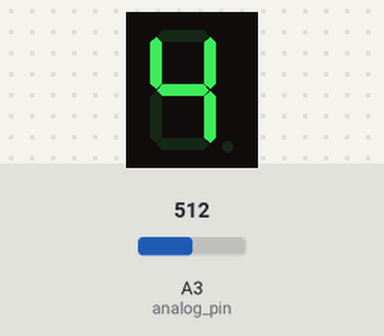
Bench run of a sketch on a simulated Arduino Uno, built with avr-gcc and run on an emulated ATmega328P. On the bench: 1-digit seven-segment display. Wiring (inferred from the names in the program): 1-digit 7-segment display, segments lit when HIGH: segments pin 6, pin 5, pin 4, pin 3, pin 2, pin 7, pin 8. The test bench sets the inputs (shaded band); at power-on: A3 (analog_pin) = 512. The segment pins are drawn as the display they are named for.

Above: at 1.2 s.
1.3 s: A3 (analog_pin) set to 716
At 1.6 s:
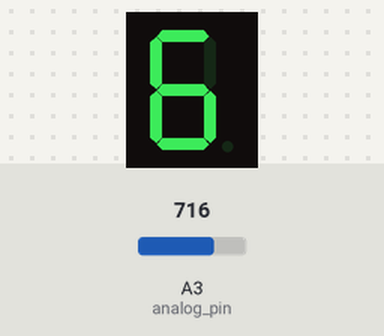
2.8 s: A3 (analog_pin) set to 900
At 4.0 s:
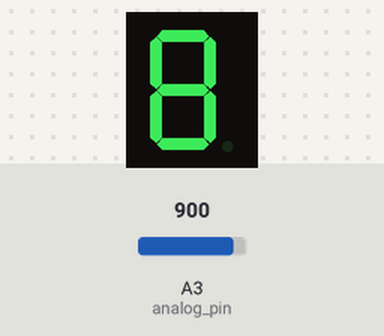
4.3 s: A3 (analog_pin) set to 1023
At 5.1 s:
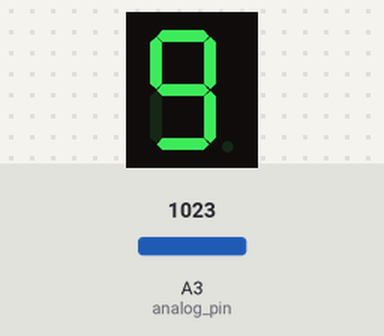
Timing chart, 0 to 7.3 s (numbered marks = the images above; inputs shaded):
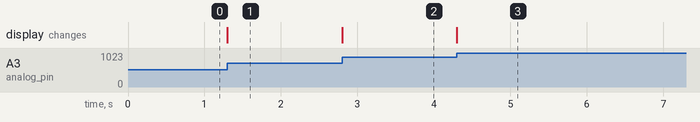

Measured:
- after the input at 1.3 s, the display: changes at once (image 1)
- after the input at 2.8 s, the display: changes at once (image 2)
- after the input at 4.3 s, the display: changes at once (image 3)

The sketch:

Analog_Segment.ino
```cpp
const int analog_pin = A3;
const int a_pin = 6, b_pin = 5, c_pin = 4, d_pin = 3, e_pin = 2, f_pin = 7, g_pin = 8;

int value = 0, old_value = -1;

void setup() {
    pinMode(a_pin, OUTPUT);
    pinMode(b_pin, OUTPUT);
    pinMode(c_pin, OUTPUT);
    pinMode(d_pin, OUTPUT);
    pinMode(e_pin, OUTPUT);
    pinMode(f_pin, OUTPUT);
    pinMode(g_pin, OUTPUT);
}


void clearSegment()
{
    digitalWrite(a_pin, LOW);
    digitalWrite(b_pin, LOW);
    digitalWrite(c_pin, LOW);
    digitalWrite(d_pin, LOW);
    digitalWrite(e_pin, LOW);
    digitalWrite(f_pin, LOW);
    digitalWrite(g_pin, LOW);
}

void zeroSegment()
{
    digitalWrite(a_pin, HIGH);
    digitalWrite(b_pin, HIGH);
    digitalWrite(c_pin, HIGH);
    digitalWrite(d_pin, HIGH);
    digitalWrite(e_pin, HIGH);
    digitalWrite(f_pin, HIGH);
}

void oneSegment()
{
    digitalWrite(b_pin, HIGH);
    digitalWrite(c_pin, HIGH);
}

void twoSegment()
{
    digitalWrite(a_pin, HIGH);
    digitalWrite(b_pin, HIGH);
    digitalWrite(g_pin, HIGH);
    digitalWrite(e_pin, HIGH);
    digitalWrite(d_pin, HIGH);
}

void threeSegment()
{
    digitalWrite(a_pin, HIGH);
    digitalWrite(b_pin, HIGH);
    digitalWrite(g_pin, HIGH);
    digitalWrite(c_pin, HIGH);
    digitalWrite(d_pin, HIGH);
}

void fourSegment()
{
    digitalWrite(f_pin, HIGH);
    digitalWrite(g_pin, HIGH);
    digitalWrite(b_pin, HIGH);
    digitalWrite(c_pin, HIGH);
}

void fiveSegment()
{
    digitalWrite(a_pin, HIGH);
    digitalWrite(f_pin, HIGH);
    digitalWrite(g_pin, HIGH);
    digitalWrite(c_pin, HIGH);
    digitalWrite(d_pin, HIGH);
}

void sixSegment()
{
    digitalWrite(a_pin, HIGH);
    digitalWrite(f_pin, HIGH);
    digitalWrite(g_pin, HIGH);
    digitalWrite(c_pin, HIGH);
    digitalWrite(d_pin, HIGH);
    digitalWrite(e_pin, HIGH);
}

void sevenSegment()
{
    digitalWrite(a_pin, HIGH);
    digitalWrite(b_pin, HIGH);
    digitalWrite(c_pin, HIGH);
}

void eightSegment()
{
    digitalWrite(a_pin, HIGH);
    digitalWrite(b_pin, HIGH);
    digitalWrite(c_pin, HIGH);
    digitalWrite(d_pin, HIGH);
    digitalWrite(e_pin, HIGH);
    digitalWrite(f_pin, HIGH);
    digitalWrite(g_pin, HIGH);
}

void nineSegment()
{
    digitalWrite(a_pin, HIGH);
    digitalWrite(b_pin, HIGH);
    digitalWrite(c_pin, HIGH);
    digitalWrite(d_pin, HIGH);
    digitalWrite(f_pin, HIGH);
    digitalWrite(g_pin, HIGH);
}

void numberToSegment(int number)
{
    switch (number)
    {
    case 0:
        zeroSegment();
        break;
    case 1:
        oneSegment();
        break;
    case 2:
        twoSegment();
        break;
    case 3:
        threeSegment();
        break;
    case 4:
        fourSegment();
        break;
    case 5:
        fiveSegment();
        break;
    case 6:
        sixSegment();
        break;
    case 7:
        sevenSegment();
        break;
    case 8:
        eightSegment();
        break;
    case 9:
        nineSegment();
        break;
    default:
        clearSegment();
        break;
    }
}


void loop() {
  value = analogRead(analog_pin);
  value /= 110; //to range value from 0-9
  if(value != old_value){
    clearSegment();
    old_value = value;
  }
  numberToSegment(value);

}
```
